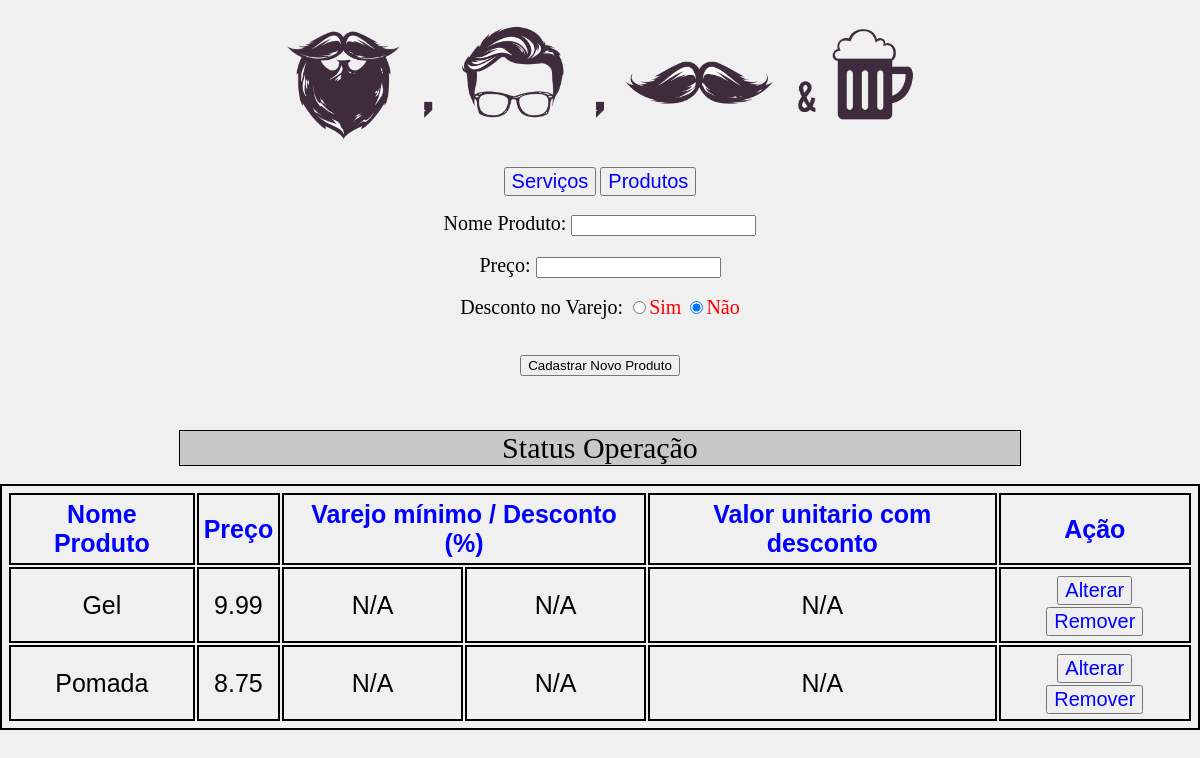
Before: /produtos.php with the older database file.
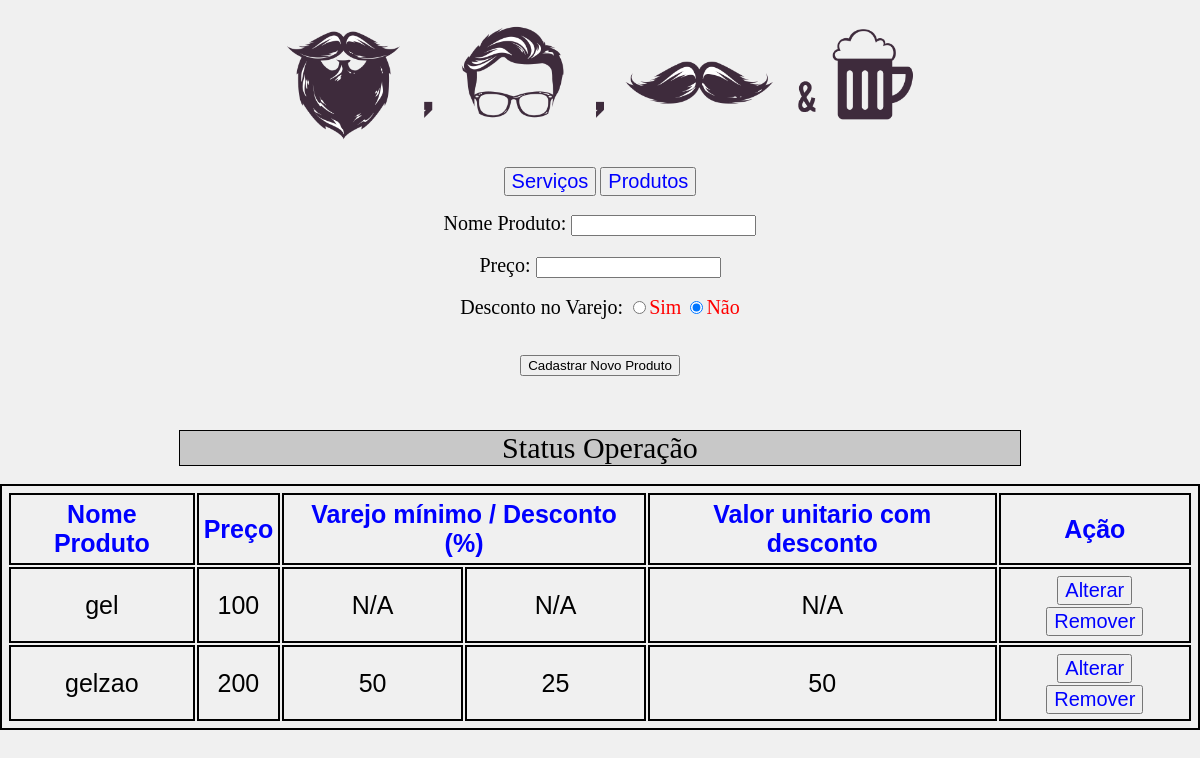
After: the same page with the newer database file.
### tables this page shows
CREATE TABLE IF NOT EXISTS `produto` (
  `id_produto` int(11) NOT NULL AUTO_INCREMENT,
  `nome_produto` varchar(100) NOT NULL,
  `preco` double NOT NULL,
  `varejo` varchar(100) NOT NULL,
  `qtdMin` varchar(100) NOT NULL,
  `desconto` varchar(100) NOT NULL,
  `descontao` varchar(100) NOT NULL,
  PRIMARY KEY (`id_produto`)
);

### produtos.php (the view, shortened to what this page needs)
<?php
	include("conexao.php");
	$sql = "SELECT * FROM produto";
	$resultado = mysqli_query($link,$sql) or die("erro");
?>
<!DOCTYPE html>
<html lang="pt-Br">
	<head>
		<link rel="stylesheet" type="text/css" href="css.css">
	</head>
	<body>
		<div class="img"><img src="barba.png" /></div>
		<p class="a">
			<button><a href="index.php">Serviços</a></button>
			<button><a href="produtos.php">Produtos</a></button>
		</p>
		<div id="form" class="form">
			<label class="label">Nome Produto: </label>
			<input type="text" name="produto" id="produto"/>
			<br />
			<br />
			<label class="label">Preço: </label>
			<input type="number" name="precoProd" id="precoProd" step="0.1"/>
			<br />
			<br />
			<label class="label">Desconto no Varejo: </label>
			<input type="radio" id='varejo' class="varejo" name="varejo" value="s" /><label class="label2">Sim</label>
			<input type="radio" id='varejo' class="varejo" name="varejo" value="n" checked  /><label class="label2">Não</label>
			<br />
			<br />
			<br />
			<button id="cadastrarProd">Cadastrar Novo Produto</button>
			<br />
			<br />
			<br />
			<br />
		</div>
		<div class="table_css">
			<div id="status" class="status">Status Operação</div>
			<br />
			<table class="table">
				<thead>
					<tr>
						<th>Nome Produto</th>
						<th>Preço</th>
						<th colspan='2'>Varejo mínimo / Desconto (%)</th>
						<th>Valor unitario com desconto</th>
						<th>Ação</th>
					</tr>
				</thead>
				<tbody>
					<?php
						while($linha=mysqli_fetch_assoc($resultado)){
							if( $linha["varejo"] == "s" ){
								$descontao = $linha["descontao"];
								$qtdMin = $linha["qtdMin"];
								$desconto = $linha["desconto"];
							}else{
								$qtdMin = "N/A";
								$desconto = "N/A";
								$descontao = "N/A";
							}
							echo "<tr>
									<td class='alt_nome'  value='$linha[id_produto]'>$linha[nome_produto]	</td>
									<td class='alt_preco' value='$linha[id_produto]'>$linha[preco]</td>
									<td class='alt_unit'  value='$linha[id_produto]'>$qtdMin</td>
									<td class='alt_desc'  value='$linha[id_produto]'>$desconto</td>
									<td class='alt_desct' value='$linha[id_produto]'>$descontao</td>
									<td>
										<button class='btn_alterar' value='$linha[id_produto]'>Alterar</button>
										<button class='btn_excluir' value='$linha[id_produto]'>Remover</button>
										</td>
								</tr>";
						}
					?>
				</tbody>
			</table>
		</div>
		<br />
		<br />
		<br />
	</body>
</html>

### css.css (style rules this page uses)
.form { text-align: center; }
table, tr, td, th { font-size: 25px; text-align: center; border: 2px solid black; font-family: arial; padding: 5px; margin: 0 auto; }
th { color: blue; }
.table_css { max-width: 100%; text-align: center; }
label { font-size: 20px; }
.label2 { color: red; }
a, .btn_excluir, .btn_alterar, .btn_alterando { text-align:center; text-decoration: none; color: blue; font-size: 20px; }
img { margin: 0 auto; position: relative; max-width: 65%; height: auto; display: block; }
body { background-color: rgb(240, 240, 240); text-align: center; padding: 0; margin: 0 auto; }
.status { font-size: 30px; background-color: rgb(200, 200, 200); max-width: 70%; margin: 0 auto; border: 1px solid black; }

Changed rows visible on the page:
removed produto: $linha[id_produto] 3 (drawn), nome_produto "Gel", preco "9.99", varejo "N/A"
removed produto: $linha[id_produto] 4 (drawn), nome_produto "Pomada", preco "8.75", varejo "N/A"
added produto: $linha[id_produto] 49 (drawn), nome_produto "gel", preco "100", varejo "N/A"
added produto: nome_produto "gelzao", preco "200", qtdMin "50", desconto "25", descontao "50"
